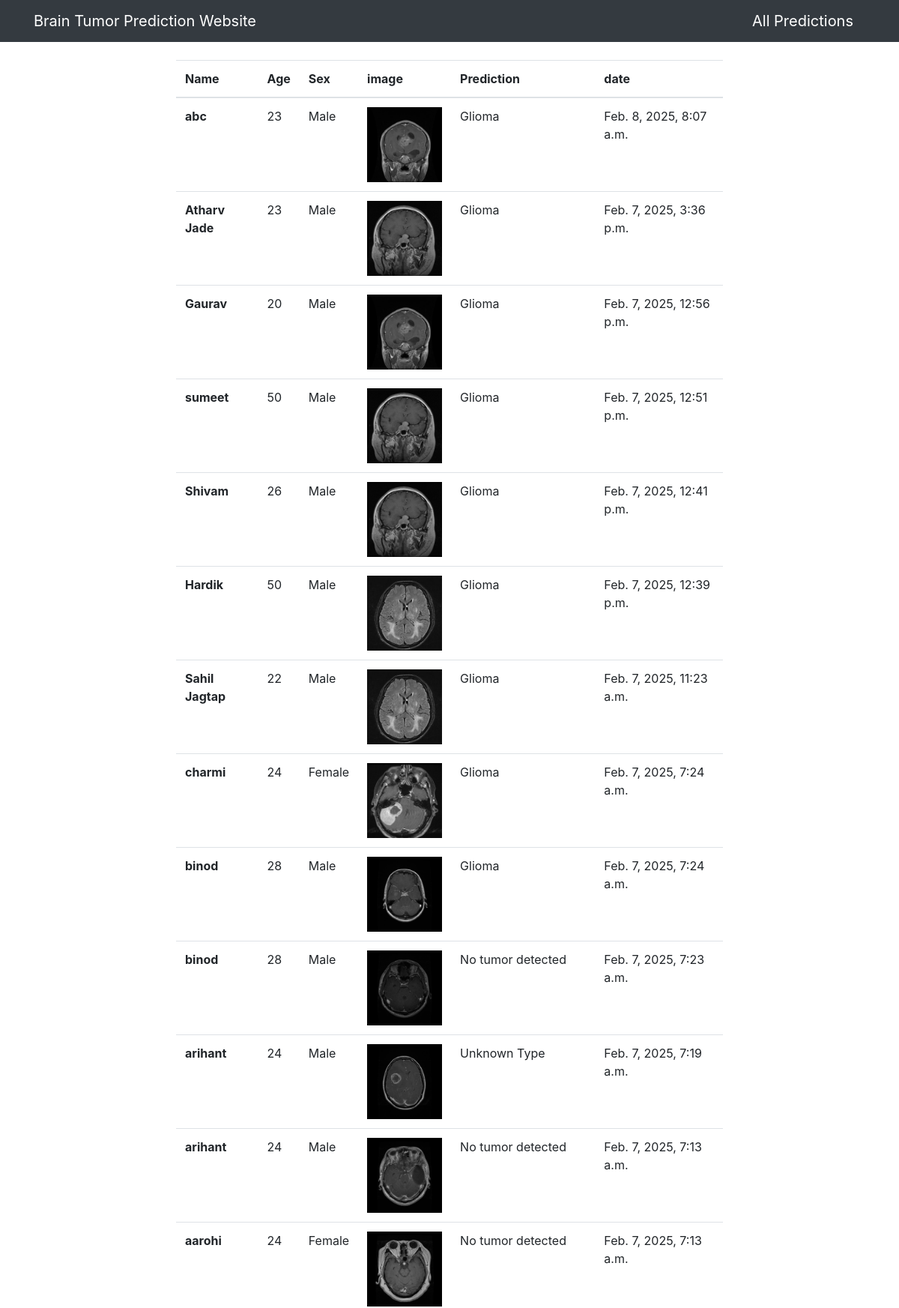
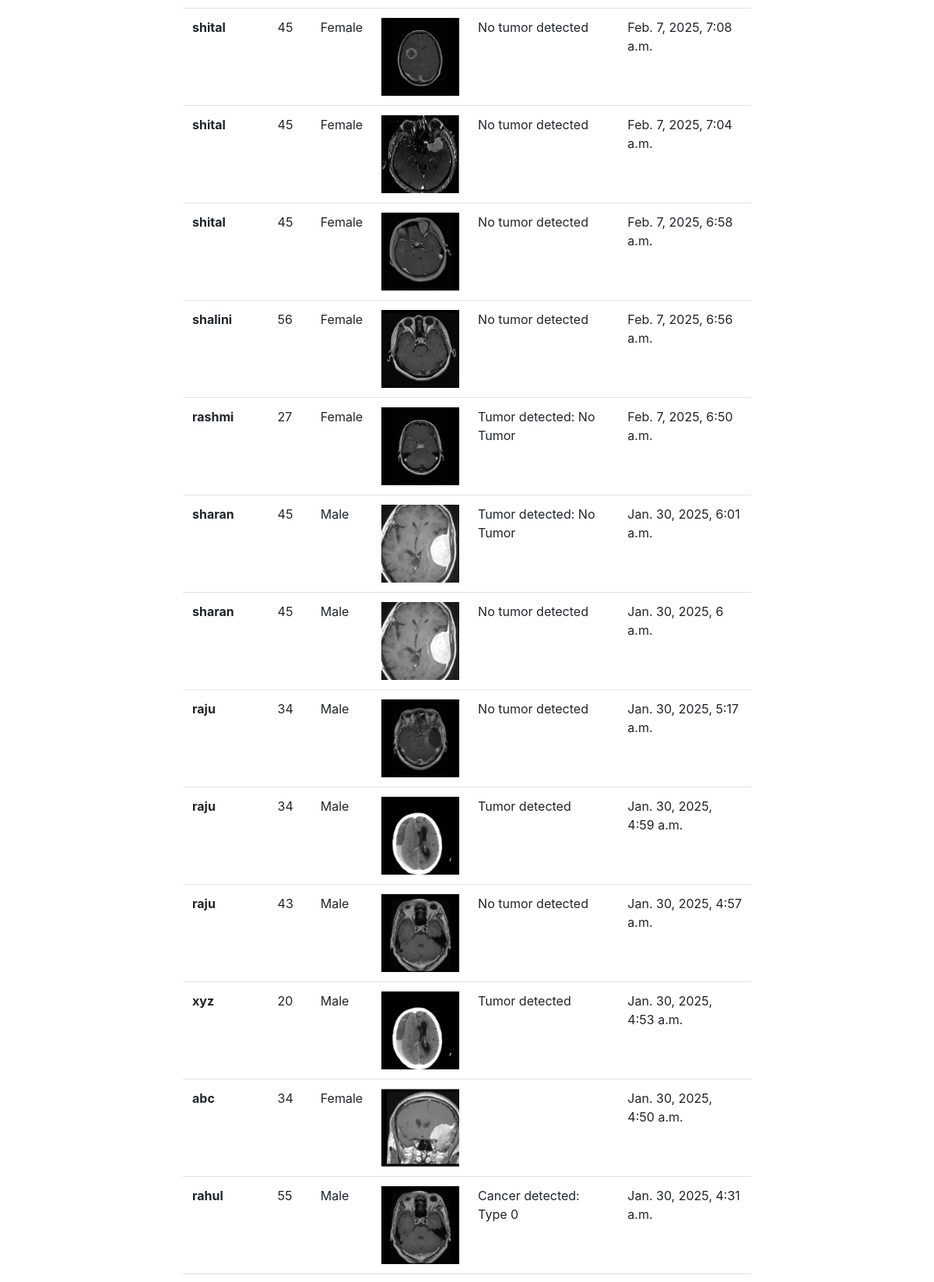
The page /predictions/ (upper part) on the database its author committed (2 pictures, top to bottom).
### Dashboard/models.py (models this page shows, shortened)
class Data(models.Model):
    name = models.CharField(max_length=100, null=True)
    age = models.PositiveIntegerField(null=True)
    sex = models.PositiveIntegerField(choices=GENDER, null=True)
    tumor_Img = models.ImageField(upload_to='tumor_images/')
    predictions = models.CharField(max_length=100, blank=True)
    date = models.DateTimeField(auto_now_add=True)
    class Meta:
        ordering = ['-date']

### Dashboard/views.py (the view)
# urls.py: path('predictions/', views.predictions, name='dashboard-predictions'),
def predictions(request):
    predicted_tumor = Data.objects.all()  # Fetch all data entries
    context = {
        'predicted_tumor': predicted_tumor
    }
    return render(request, 'dashboard/predictions.html', context)

### template/dashboard/predictions.html (shortened to what this page needs)
{% extends 'partial/base.html' %}
{% block content %}
<div class="container">
    <div class="row mt-4">
        <div class="col-md-8 offset-md-2">
            <table class="table">
                <thead>
                  <tr>
                    <th scope="col">Name</th>
                    <th scope="col">Age</th>
                    <th scope="col">Sex</th>
                    <th>image</th>
                    <th scope="col">Prediction</th>
                    <th>date</th>
                  </tr>
                </thead>
                <tbody>
                  {% for data in predicted_tumor %}
                  <tr>
                    <th scope="row">{{ data.name }}</th>
                    <td>{{ data.age }}</td>
                    <td>
                      {% if data.sex == 1 %}
                        Male
                      {% elif data.sex == 0 %}
                        Female
                      {% else %}
                        Unknown
                      {% endif %}
                    </td>
                    <td><img src="{{ data.tumor_Img.url }}" alt="{{ data.name }}" class="tumor-image"></td>
                    <td>{{ data.predictions }}</td>
                    <td>{{ data.date }}</td>
                  </tr>
                  {% endfor %}
                </tbody>
            </table>
        </div>
    </div>
</div>
{% endblock %}

### template/partial/base.html (shortened to what this page needs)
<!doctype html>
<html lang="en">
  <head>
    <link rel="stylesheet" href="https://cdn.jsdelivr.net/npm/bootstrap@4.6.0/dist/css/bootstrap.min.css">
  </head>
  <body>
    {% include 'partial/nav.html' %}
    {% block content  %}
    {% endblock %}
  </body>
</html>

### template/partial/nav.html
<nav class="navbar navbar-dark bg-dark">
    <div class="container">
        <a class="navbar-brand" href="{% url 'dashboard-index' %}">Brain Tumor Prediction Website</a>
        <a class="navbar-brand ml-auto" href="{% url 'dashboard-predictions' %}">All Predictions</a>
    </div>
</nav>

### template/dashboard/predictions.html (style rules this page uses)
.tumor-image { width: 100px; height: 100px; object-fit: cover; }

### rows shown on the page
Data: name "abc", age "23", sex "Male", tumor_Img (picture), predictions "Glioma", date "Feb. 8, 2025, 8:07 a.m."
Data: name "Atharv Jade", age "23", sex "Male", tumor_Img (picture), predictions "Glioma", date "Feb. 7, 2025, 3:36 p.m."
Data: name "Gaurav", age "20", sex "Male", tumor_Img (picture), predictions "Glioma", date "Feb. 7, 2025, 12:56 p.m."
Data: name "sumeet", age "50", sex "Male", tumor_Img (picture), predictions "Glioma", date "Feb. 7, 2025, 12:51 p.m."
Data: name "Shivam", age "26", sex "Male", tumor_Img (picture), predictions "Glioma", date "Feb. 7, 2025, 12:41 p.m."
Data: name "Hardik", age "50", sex "Male", tumor_Img (picture), predictions "Glioma", date "Feb. 7, 2025, 12:39 p.m."
Data: name "Sahil Jagtap", age "22", sex "Male", tumor_Img (picture), predictions "Glioma", date "Feb. 7, 2025, 11:23 a.m."
Data: name "charmi", age "24", sex "Female", tumor_Img (picture), predictions "Glioma", date "Feb. 7, 2025, 7:24 a.m."
Data: name "binod", age "28", sex "Male", tumor_Img (picture), predictions "Glioma", date "Feb. 7, 2025, 7:24 a.m."
Data: name "binod", age "28", sex "Male", tumor_Img (picture), predictions "No tumor detected", date "Feb. 7, 2025, 7:23 a.m."
Data: name "arihant", age "24", sex "Male", tumor_Img (picture), predictions "Unknown Type", date "Feb. 7, 2025, 7:19 a.m."
Data: name "arihant", age "24", sex "Male", tumor_Img (picture), predictions "No tumor detected", date "Feb. 7, 2025, 7:13 a.m."
Data: name "aarohi", age "24", sex "Female", tumor_Img (picture), predictions "No tumor detected", date "Feb. 7, 2025, 7:13 a.m."
Data: name "shital", age "45", sex "Female", tumor_Img (picture), predictions "No tumor detected", date "Feb. 7, 2025, 7:08 a.m."
Data: name "shital", age "45", sex "Female", tumor_Img (picture), predictions "No tumor detected", date "Feb. 7, 2025, 7:04 a.m."
Data: name "shital", age "45", sex "Female", tumor_Img (picture), predictions "No tumor detected", date "Feb. 7, 2025, 6:58 a.m."
Data: name "shalini", age "56", sex "Female", tumor_Img (picture), predictions "No tumor detected", date "Feb. 7, 2025, 6:56 a.m."
Data: name "rashmi", age "27", sex "Female", tumor_Img (picture), predictions "Tumor detected: No Tumor", date "Feb. 7, 2025, 6:50 a.m."
Data: name "sharan", age "45", sex "Male", tumor_Img (picture), predictions "Tumor detected: No Tumor", date "Jan. 30, 2025, 6:01 a.m."
Data: name "sharan", age "45", sex "Male", tumor_Img (picture), predictions "No tumor detected", date "Jan. 30, 2025, 6 a.m."
Data: name "raju", age "34", sex "Male", tumor_Img (picture), predictions "No tumor detected", date "Jan. 30, 2025, 5:17 a.m."
Data: name "raju", age "34", sex "Male", tumor_Img (picture), predictions "Tumor detected", date "Jan. 30, 2025, 4:59 a.m."
Data: name "raju", age "43", sex "Male", tumor_Img (picture), predictions "No tumor detected", date "Jan. 30, 2025, 4:57 a.m."
Data: name "xyz", age "20", sex "Male", tumor_Img (picture), predictions "Tumor detected", date "Jan. 30, 2025, 4:53 a.m."
Data: name "abc", age "34", sex "Female", tumor_Img (picture), date "Jan. 30, 2025, 4:50 a.m."
Data: name "rahul", age "55", sex "Male", tumor_Img (picture), predictions "Cancer detected: Type 0", date "Jan. 30, 2025, 4:31 a.m."
